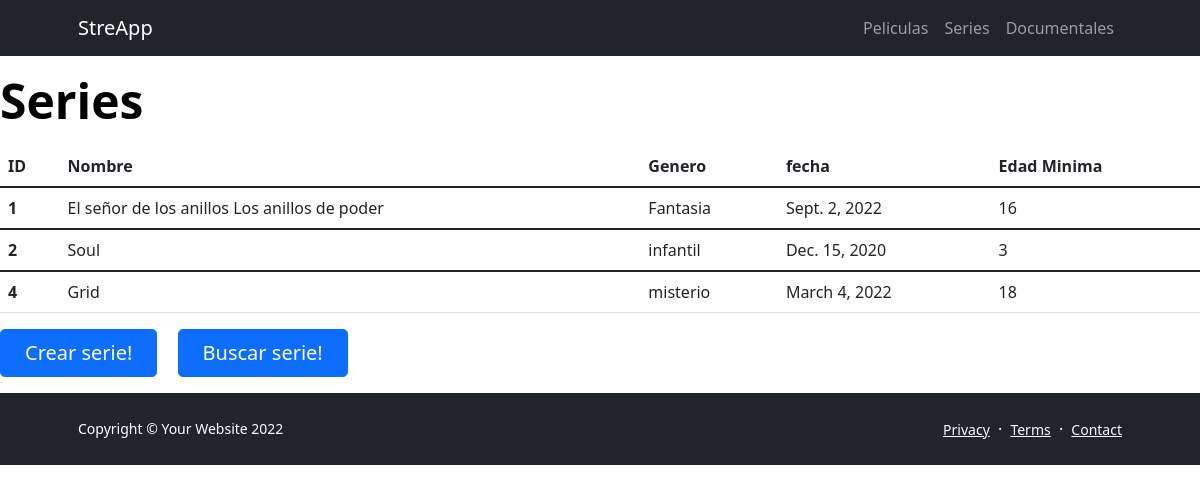
Page /streapp/series/ on the earlier database version.
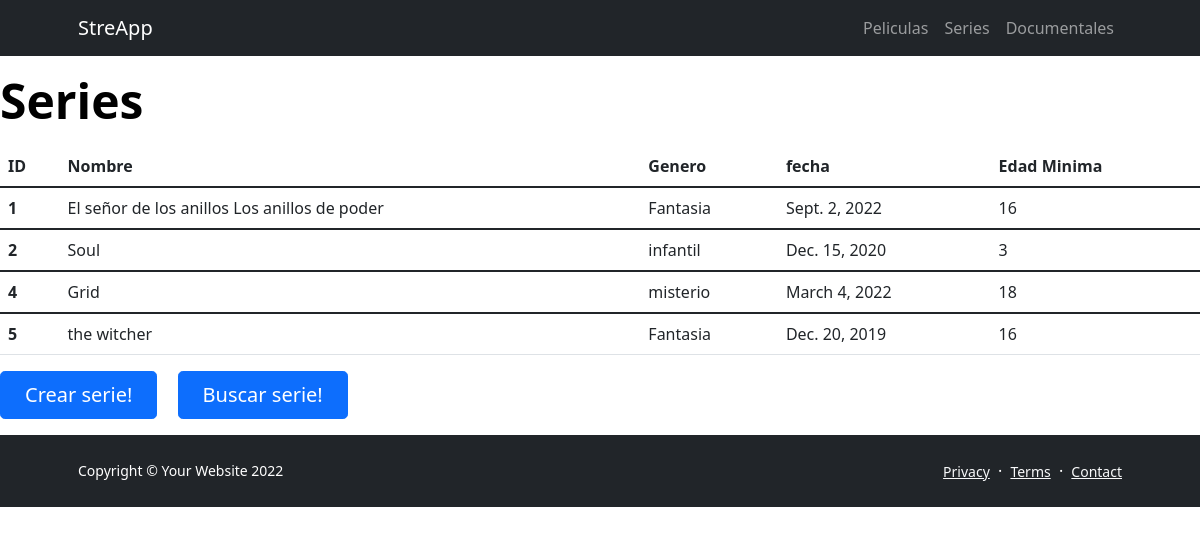
Same page on the later database version.
### streapp/models.py (models this page shows, shortened)
class Series(models.Model):
    nombre = models.CharField(max_length=128)
    genero = models.CharField(max_length=128)
    fecha = models.DateField()
    aptoPara = models.IntegerField()

### streapp/views.py (the view)
def series(request):
        listas = Series.objects.all()
        return render(request, "streapp/series.html", {"listas":listas})

### streapp/templates/streapp/series.html (shortened to what this page needs)
{% extends "streapp/plantilla_base.html" %}
{% block contenido_base %}
<h1 class="display-5 fw-bolder text-black mb-2">Series</h1>
<table class="table">
    <thead>
      <tr>
        <th scope="col">ID</th>
        <th scope="col">Nombre</th>
        <th scope="col">Genero</th>
        <th scope="col">fecha</th>
        <th scope="col">Edad Minima</th>
      </tr>
    </thead>
    <tbody>
    {% for lista in listas %}
      <tr>
        <th scope="row">{{lista.id}}</th>
        <td>{{lista.nombre}}</td>
        <td>{{lista.genero}}</td>
        <td>{{lista.fecha}}</td>
        <td>{{lista.aptoPara}}</td>
      </tr>
    </tbody>
    {% endfor %}
  </table>
<a class="btn btn-primary btn-lg px-4 me-sm-3" href="{% url 'form_series' %}">Crear serie!</a>
<a class="btn btn-primary btn-lg px-4 me-sm-3" href="{% url 'buscar_serie' %}">Buscar serie!</a>
{% endblock contenido_base %}

Differences in the rows shown:
added Series: id "5", nombre "the witcher", genero "Fantasia", fecha "Dec. 20, 2019", aptoPara "16"
